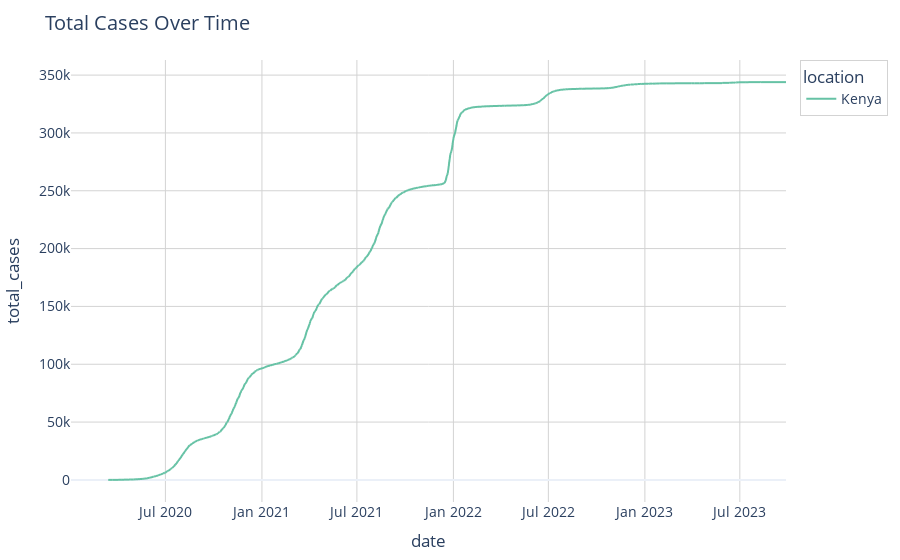
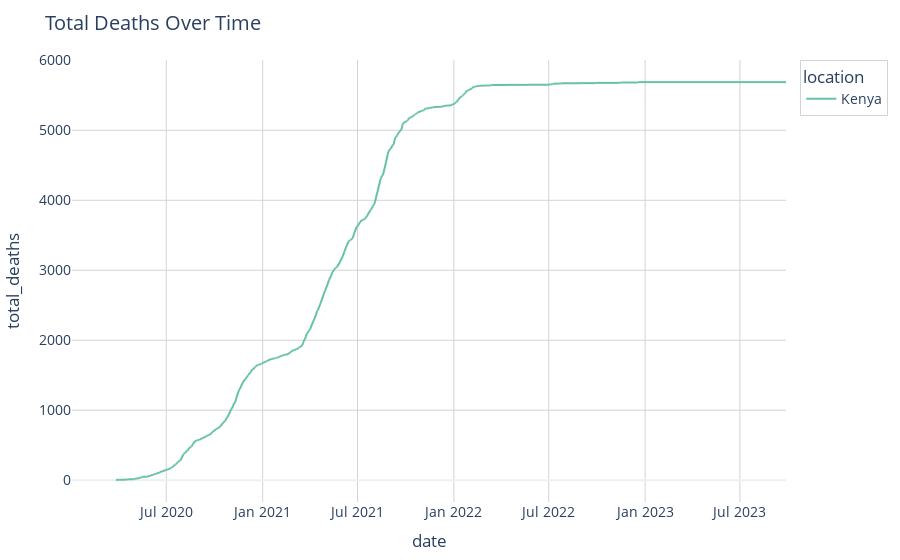
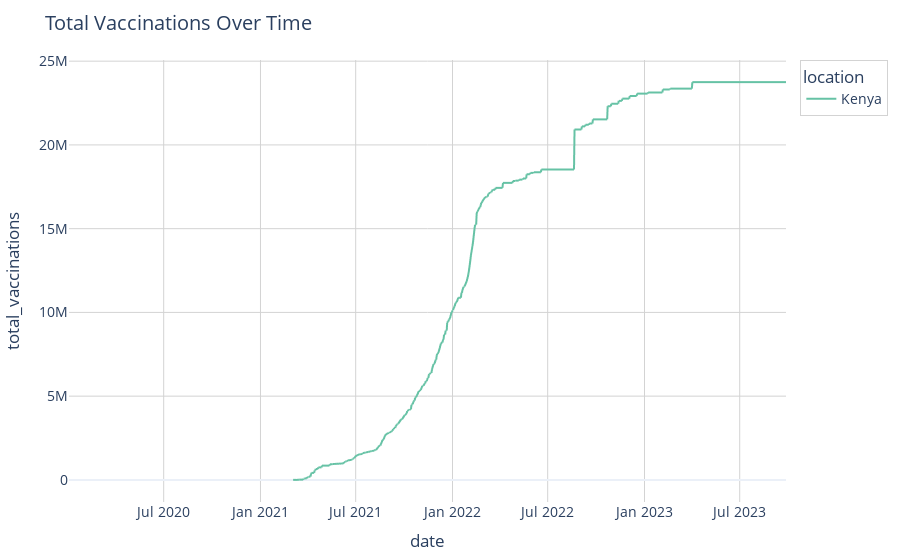
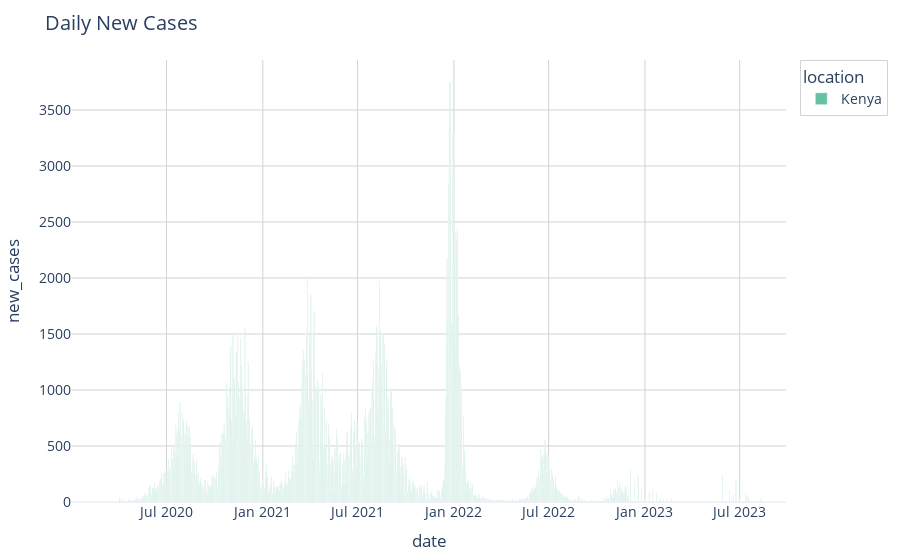

Write notebook code for charts like these, in order.
### Markdown cell above
## Time series trends

We visualize cumulative totals and daily new metrics. Use the filters to compare multiple countries.

### Code cell
def plot_ts(df_in, y, title, color="location", mode="lines"):
    fig = px.line(df_in, x="date", y=y, color=color, title=title)
    fig.update_traces(mode=mode)
    return apply_plotly_theme(fig)

def plot_ts_bar(df_in, y, title, color="location"):
    fig = px.bar(df_in, x="date", y=y, color=color, title=title, barmode="group")
    return apply_plotly_theme(fig)

# Cumulative totals
fig_cases = plot_ts(df_sel, "total_cases", "Total Cases Over Time") if "total_cases" in df_sel.columns else None
fig_deaths = plot_ts(df_sel, "total_deaths", "Total Deaths Over Time") if "total_deaths" in df_sel.columns else None
fig_vax = plot_ts(df_sel, "total_vaccinations", "Total Vaccinations Over Time") if "total_vaccinations" in df_sel.columns else None

# Daily new
fig_new_cases = plot_ts_bar(df_sel, "new_cases", "Daily New Cases") if "new_cases" in df_sel.columns else None
fig_new_deaths = plot_ts_bar(df_sel, "new_deaths", "Daily New Deaths") if "new_deaths" in df_sel.columns else None
fig_new_vax = plot_ts_bar(df_sel, "new_vaccinations", "Daily New Vaccinations") if "new_vaccinations" in df_sel.columns else None

for f in [fig_cases, fig_deaths, fig_vax, fig_new_cases, fig_new_deaths, fig_new_vax]:
    if f:
        f.show()

### Figure 1 — Plotly figure (JSON) as saved in the notebook; plotly's stock layout.template omitted (floating-point values rounded to 4 significant figures; data arrays with more than 128 entries replaced by an {"elided": "..."} marker saying what was removed)
{"data": [{"hovertemplate": "location=Kenya<br>date=%{x}<br>total_cases=%{y}<extra></extra>", "legendgroup": "Kenya", "line": {"color": "rgb(102,194,165)", "dash": "solid"}, "marker": {"symbol": "circle"}, "mode": "lines", "name": "Kenya", "showlegend": true, "type": "scattergl", "x": {"elided": "1364 str values"}, "xaxis": "x", "y": {"elided": "1364 float values"}, "yaxis": "y"}], "layout": {"font": {"size": 14}, "legend": {"bordercolor": "LightGray", "borderwidth": 1, "title": {"text": "location"}, "tracegroupgap": 0}, "margin": {"b": 40, "l": 40, "r": 20, "t": 60}, "title": {"text": "Total Cases Over Time"}, "xaxis": {"anchor": "y", "domain": [0, 1], "gridcolor": "LightGray", "title": {"text": "date"}}, "yaxis": {"anchor": "x", "domain": [0, 1], "gridcolor": "LightGray", "title": {"text": "total_cases"}}}}

### Figure 2 — Plotly figure (JSON) as saved in the notebook; plotly's stock layout.template omitted (floating-point values rounded to 4 significant figures; data arrays with more than 128 entries replaced by an {"elided": "..."} marker saying what was removed)
{"data": [{"hovertemplate": "location=Kenya<br>date=%{x}<br>total_deaths=%{y}<extra></extra>", "legendgroup": "Kenya", "line": {"color": "rgb(102,194,165)", "dash": "solid"}, "marker": {"symbol": "circle"}, "mode": "lines", "name": "Kenya", "showlegend": true, "type": "scattergl", "x": {"elided": "1364 str values"}, "xaxis": "x", "y": {"elided": "1364 float values"}, "yaxis": "y"}], "layout": {"font": {"size": 14}, "legend": {"bordercolor": "LightGray", "borderwidth": 1, "title": {"text": "location"}, "tracegroupgap": 0}, "margin": {"b": 40, "l": 40, "r": 20, "t": 60}, "title": {"text": "Total Deaths Over Time"}, "xaxis": {"anchor": "y", "domain": [0, 1], "gridcolor": "LightGray", "title": {"text": "date"}}, "yaxis": {"anchor": "x", "domain": [0, 1], "gridcolor": "LightGray", "title": {"text": "total_deaths"}}}}

### Figure 3 — Plotly figure (JSON) as saved in the notebook; plotly's stock layout.template omitted (floating-point values rounded to 4 significant figures; data arrays with more than 128 entries replaced by an {"elided": "..."} marker saying what was removed)
{"data": [{"hovertemplate": "location=Kenya<br>date=%{x}<br>total_vaccinations=%{y}<extra></extra>", "legendgroup": "Kenya", "line": {"color": "rgb(102,194,165)", "dash": "solid"}, "marker": {"symbol": "circle"}, "mode": "lines", "name": "Kenya", "showlegend": true, "type": "scattergl", "x": {"elided": "1364 str values"}, "xaxis": "x", "y": {"elided": "1364 float values"}, "yaxis": "y"}], "layout": {"font": {"size": 14}, "legend": {"bordercolor": "LightGray", "borderwidth": 1, "title": {"text": "location"}, "tracegroupgap": 0}, "margin": {"b": 40, "l": 40, "r": 20, "t": 60}, "title": {"text": "Total Vaccinations Over Time"}, "xaxis": {"anchor": "y", "domain": [0, 1], "gridcolor": "LightGray", "title": {"text": "date"}}, "yaxis": {"anchor": "x", "domain": [0, 1], "gridcolor": "LightGray", "title": {"text": "total_vaccinations"}}}}

### Figure 4 — Plotly figure (JSON) as saved in the notebook; plotly's stock layout.template omitted (floating-point values rounded to 4 significant figures; data arrays with more than 128 entries replaced by an {"elided": "..."} marker saying what was removed)
{"data": [{"alignmentgroup": "True", "hovertemplate": "location=Kenya<br>date=%{x}<br>new_cases=%{y}<extra></extra>", "legendgroup": "Kenya", "marker": {"color": "rgb(102,194,165)", "pattern": {"shape": ""}}, "name": "Kenya", "offsetgroup": "Kenya", "orientation": "v", "showlegend": true, "textposition": "auto", "type": "bar", "x": {"elided": "1364 str values"}, "xaxis": "x", "y": {"elided": "1364 float values"}, "yaxis": "y"}], "layout": {"barmode": "group", "font": {"size": 14}, "legend": {"bordercolor": "LightGray", "borderwidth": 1, "title": {"text": "location"}, "tracegroupgap": 0}, "margin": {"b": 40, "l": 40, "r": 20, "t": 60}, "title": {"text": "Daily New Cases"}, "xaxis": {"anchor": "y", "domain": [0, 1], "gridcolor": "LightGray", "title": {"text": "date"}}, "yaxis": {"anchor": "x", "domain": [0, 1], "gridcolor": "LightGray", "title": {"text": "new_cases"}}}}
